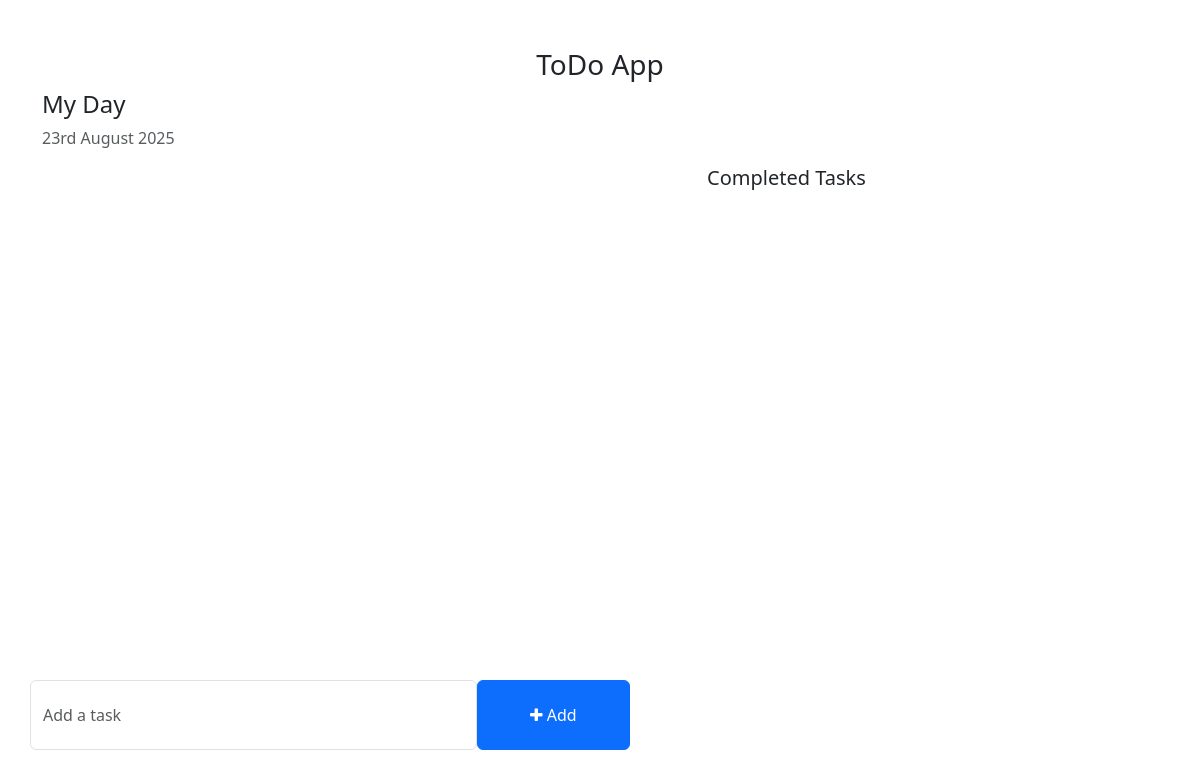
The app's page /, older data.
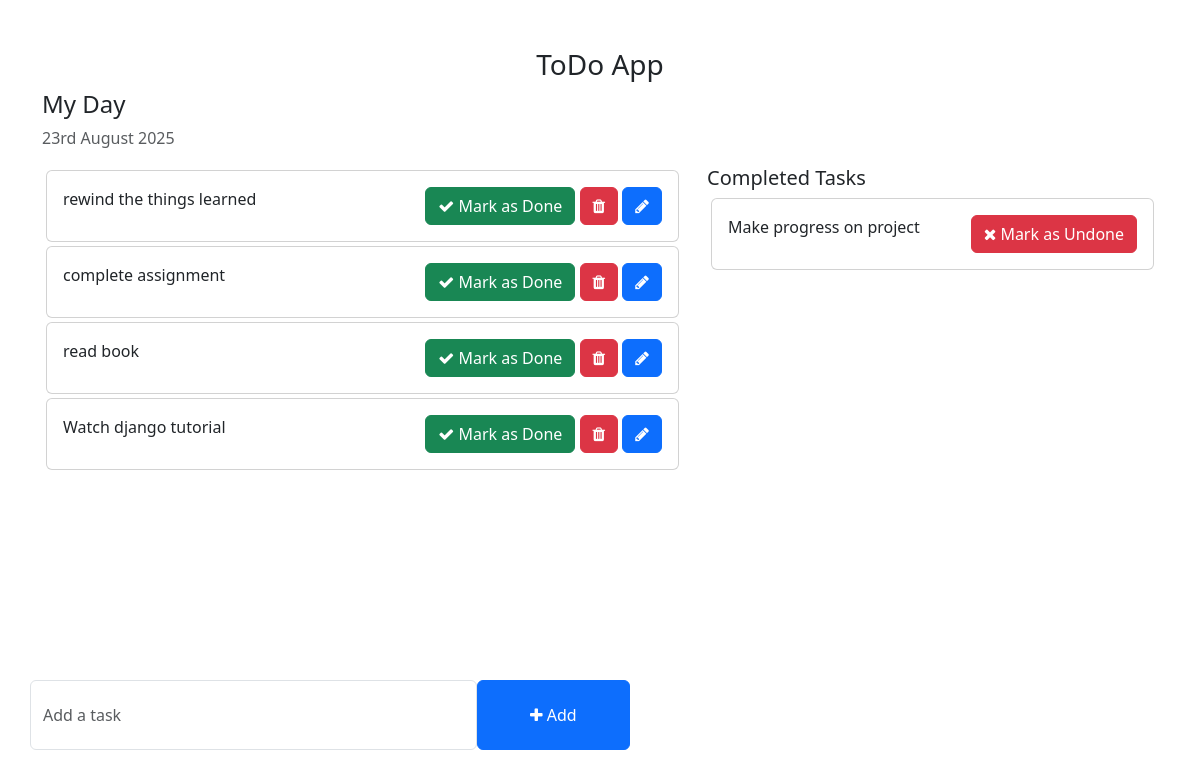
The same page, newer data.
### todo/models.py (models this page shows, shortened)
class Tasks(models.Model):
    taskname=models.CharField(max_length=240)
    is_completed=models.BooleanField(default=False)
    createdat=models.DateTimeField(auto_now_add=True)
    modifiedat=models.DateTimeField(auto_now=True)

### Todo_main/views.py (the view)
# urls.py: 2. Add a URL to urlpatterns:  path('', views.home, name='home')
def home(request):
    tasks=Tasks.objects.filter(is_completed=False).order_by('-createdat')
    completedtask=Tasks.objects.filter(is_completed=True)
    context={
        'tasks':tasks,
        'completedtask':completedtask
        }
    return render(request,'home.html',context)

### Templates/home.html (shortened to what this page needs)
<!DOCTYPE html>
<html lang="en">
<head>
    <link href="https://cdn.jsdelivr.net/npm/bootstrap@5.3.0-alpha1/dist/css/bootstrap.min.css" rel="stylesheet">
    <link rel="stylesheet" href="https://cdnjs.cloudflare.com/ajax/libs/font-awesome/4.7.0/css/font-awesome.min.css">
</head>
<body>
    <div class="container">
        <h3 class="pt-5 text-center">ToDo App</h3>
        <div class="row">
            <h4>My Day</h4>
            <p class="text-muted">{% now "jS F Y" %}</p>
            <div class="col-md-7 col-lg-7" style="height: 450px; overflow: scroll;">
                {% for task in tasks %}
                <div class="card m-1">
                    <div class="card-body">
                        {{task.taskname}}
                        <span style="position: relative; float: right;">
                            <a  class="btn btn-success" href="{% url 'markasdone' task.pk %}"><i class="fa fa-check"></i> Mark as Done</a>
                            <a class="btn btn-danger" href="{% url 'deletetask' task.pk %}"><i class="fa fa-trash"></i></a>
                            <a class="btn btn-primary" href="{% url 'updatetask' task.pk %}"><i class="fa fa-pencil"></i></a>
                        </span>
                    </div>
                </div>
                {% endfor %}
            </div>
            <div class="col-md-5 col-lg-5">
                <h5>Completed Tasks</h5>
                 {% for task in completedtask %}
                <div class="card m-1">
                    <div class="card-body">
                        {{task.taskname}}
                        <span style="position: relative; float: right;">
                            <a  class="btn btn-danger" href="{% url 'markasundone' task.pk %}"><i class="fa fa-times"></i> Mark as Undone</a>
                        </span>
                    </div>
                </div>
                {%endfor%}
            </div>
        </div>
        <div class="row">
            <div class="col-md-6 col-lg-6 p-0" style="position: absolute; bottom: 50px;">
                <form action="{% url 'addtask'%}" method="post" >
                    <div class="form-group">
                        <span style="display: flex;">
                            <input type="text" name="task" class="form-control" required="True" placeholder="Add a task">
                            <button  type="submit" class="btn btn-primary" style="width: 200px;"><i class="fa fa-plus"></i> Add</button>
                        </span>
                    </div>
                </form>
            </div>
        </div>
    </div>
</body>
</html>

### Templates/home.html (style rules this page uses)
.form-control { padding: 1.375rem .75rem !important; }

Row changes from the older to the newer data that the page shows:
added Tasks: taskname "rewind the things learned", shown under "My Day"
added Tasks: taskname "complete assignment", shown under "My Day"
added Tasks: taskname "read book", shown under "My Day"
added Tasks: taskname "Watch django tutorial", shown under "My Day"
added Tasks: taskname "Make progress on project", shown under "Completed Tasks"
